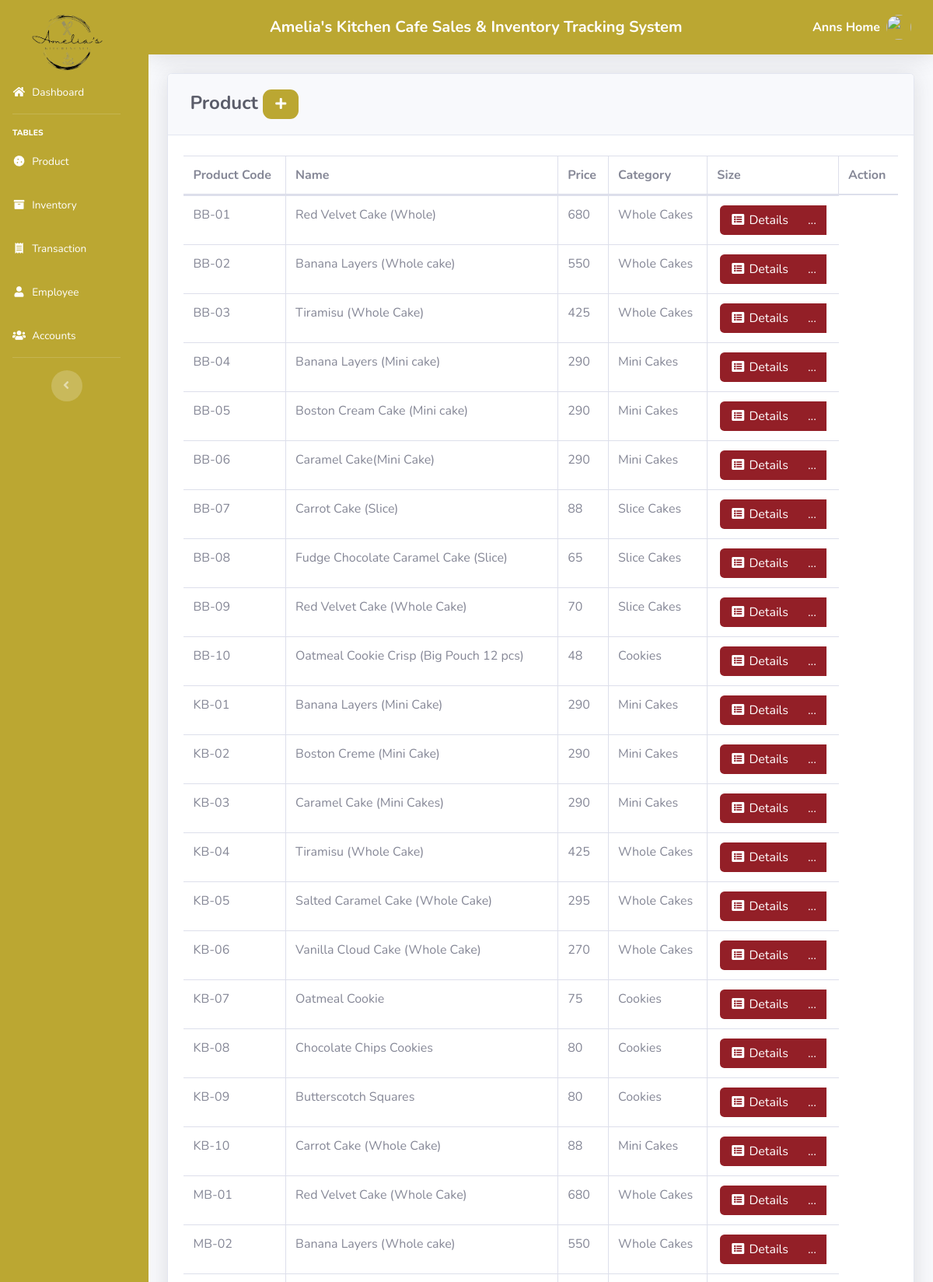
The app's page /pages/product.php (signed in, upper part) with its own data.
### tables this page shows
CREATE TABLE `product` (
  `PRODUCT_ID` int(11) NOT NULL,
  `PRODUCT_CODE` varchar(20) DEFAULT NULL,
  `NAME` varchar(50) NOT NULL,
  `DESCRIPTION` varchar(250) NOT NULL,
  `QTY_STOCK` int(50) DEFAULT NULL,
  `PRICE` int(50) DEFAULT NULL,
  `CATEGORY_ID` int(11) DEFAULT NULL,
  `BRANCH_ID` int(11) DEFAULT NULL,
  `DATE_STOCK_IN` varchar(50) NOT NULL,
  `PRO_IMG` varchar(250) DEFAULT NULL
);

CREATE TABLE `category` (
  `CATEGORY_ID` int(11) NOT NULL,
  `CNAME` varchar(50) DEFAULT NULL
);

### pages/product.php (the view, shortened to what this page needs)
<?php
include '../includes/connection.php';
include '../includes/sidebar.php';
        ?>
<div class="card shadow mb-4" style="height:75vh;overflow-x:auto;">
	<div class="card-header y-3">
		<h4 class="m-2 font-weight-bold text-dark">Product&nbsp;<a href="#" data-toggle="modal" data-target="#aModal"
				type="button" class="btn text-white"
				style="border-radius: 11px; background-color: #BBA732;"><i class="fas fa-fw fa-plus"></i></a>
		</h4>
	</div>
	<div class="card-body">
		<div class="table-responsive">
			<table class="table table-bordered" id="dataTable" width="100%" cellspacing="0">
				<thead>
					<tr>
						<th>Product Code</th>
						<th>Name</th>
						<th>Price</th>
						<th>Category</th>
						<th>Size</th>
						<th>Action</th>
					</tr>
				</thead>
				<tbody>
					<?php
          $query = 'SELECT PRODUCT_ID, PRODUCT_CODE, NAME, PRICE, CNAME, DATE_STOCK_IN
    FROM product p join category c on p.CATEGORY_ID=c.CATEGORY_ID
    GROUP BY PRODUCT_CODE';
$result = mysqli_query($db, $query) or die(mysqli_error($db));
while ($row = mysqli_fetch_assoc($result)) {
    echo '<tr>';
    echo '<td>' . $row['PRODUCT_CODE'] . '</td>';
    echo '<td>' . $row['NAME'] . '</td>';
    echo '<td>' . $row['PRICE'] . '</td>';
    echo '<td>' . $row['CNAME'] . '</td>';
    echo '<td align="center"> <div class="btn-group">
                              <a type="button" class="btn text-white" style="background-color: hsl(356, 65%, 35%);" href="pro_searchfrm.php?action=edit & id=' . $row['PRODUCT_CODE'] . '"><i class="fas fa-fw fa-list-alt"></i> Details</a>
                            <div class="btn-group">
                              <a type="button" class="btn text-white dropdown no-arrow" data-toggle="dropdown" style="color:white; background-color: hsl(356, 65%, 35%); border-radius: 0px;">
                              ... <span class="caret"></span></a>
                            <ul class="dropdown-menu text-center" role="menu">
                                <li>
                                  <a type="button" class="btn btn-warning bg-gradient-warning btn-block" name="edit" style="border-radius: 0px;" href="pro_edit.php?action=edit & id=' . $row['PRODUCT_ID'] . '">
                                    <i class="fas fa-fw fa-edit"></i> Edit
                                  </a>
                                </li>
                                <li>
                                  <a type="button" class="btn btn-danger bg-gradient-danger btn-block" style="border-radius: 0px;" href="pro_del.php?delete_id=' . $row['PRODUCT_ID'] . '">
                                    <i class="fas fa-fw fa-trash"></i> Delete
                                  </a>
                                </li>
                            </ul>
                            </div>
                          </div> </td>';
    echo '</tr> ';
}
?>
				</tbody>
			</table>
		</div>
	</div>
</div>
<?php
include '../includes/footer.php';
?>

### records on screen
product: PRODUCT_CODE "BB-01", NAME "Red Velvet Cake (Whole)", PRICE "680", CATEGORY_ID.CNAME "Whole Cakes"
product: PRODUCT_CODE "BB-02", NAME "Banana Layers (Whole cake)", PRICE "550", CATEGORY_ID.CNAME "Whole Cakes"
product: PRODUCT_CODE "BB-03", NAME "Tiramisu (Whole Cake)", PRICE "425", CATEGORY_ID.CNAME "Whole Cakes"
product: PRODUCT_CODE "BB-04", NAME "Banana Layers (Mini cake)", PRICE "290", CATEGORY_ID.CNAME "Mini Cakes"
product: PRODUCT_CODE "BB-05", NAME "Boston Cream Cake (Mini cake)", PRICE "290", CATEGORY_ID.CNAME "Mini Cakes"
product: PRODUCT_CODE "BB-06", NAME "Caramel Cake(Mini Cake)", PRICE "290", CATEGORY_ID.CNAME "Mini Cakes"
product: PRODUCT_CODE "BB-07", NAME "Carrot Cake (Slice)", PRICE "88", CATEGORY_ID.CNAME "Slice Cakes"
product: PRODUCT_CODE "BB-08", NAME "Fudge Chocolate Caramel Cake (Slice)", PRICE "65", CATEGORY_ID.CNAME "Slice Cakes"
product: PRODUCT_CODE "BB-09", NAME "Red Velvet Cake (Whole Cake)", PRICE "70", CATEGORY_ID.CNAME "Slice Cakes"
product: PRODUCT_CODE "BB-10", NAME "Oatmeal Cookie Crisp (Big Pouch 12 pcs)", PRICE "48", CATEGORY_ID.CNAME "Cookies"
product: PRODUCT_CODE "KB-01", NAME "Banana Layers (Mini Cake)", PRICE "290", CATEGORY_ID.CNAME "Mini Cakes"
product: PRODUCT_CODE "KB-02", NAME "Boston Creme (Mini Cake)", PRICE "290", CATEGORY_ID.CNAME "Mini Cakes"
product: PRODUCT_CODE "KB-03", NAME "Caramel Cake (Mini Cakes)", PRICE "290", CATEGORY_ID.CNAME "Mini Cakes"
product: PRODUCT_CODE "KB-04", NAME "Tiramisu (Whole Cake)", PRICE "425", CATEGORY_ID.CNAME "Whole Cakes"
product: PRODUCT_CODE "KB-05", NAME "Salted Caramel Cake (Whole Cake)", PRICE "295", CATEGORY_ID.CNAME "Whole Cakes"
product: PRODUCT_CODE "KB-06", NAME "Vanilla Cloud Cake (Whole Cake)", PRICE "270", CATEGORY_ID.CNAME "Whole Cakes"
product: PRODUCT_CODE "KB-07", NAME "Oatmeal Cookie", PRICE "75", CATEGORY_ID.CNAME "Cookies"
product: PRODUCT_CODE "KB-08", NAME "Chocolate Chips Cookies", PRICE "80", CATEGORY_ID.CNAME "Cookies"
product: PRODUCT_CODE "KB-09", NAME "Butterscotch Squares", PRICE "80", CATEGORY_ID.CNAME "Cookies"
product: PRODUCT_CODE "KB-10", NAME "Carrot Cake (Whole Cake)", PRICE "88", CATEGORY_ID.CNAME "Mini Cakes"
product: PRODUCT_CODE "MB-01", NAME "Red Velvet Cake (Whole Cake)", PRICE "680", CATEGORY_ID.CNAME "Whole Cakes"
product: PRODUCT_CODE "MB-02", NAME "Banana Layers (Whole cake)", PRICE "550", CATEGORY_ID.CNAME "Whole Cakes"

### other values on screen
$_SESSION['FIRST_NAME'] "Anns"
$_SESSION['LAST_NAME'] "Home"
